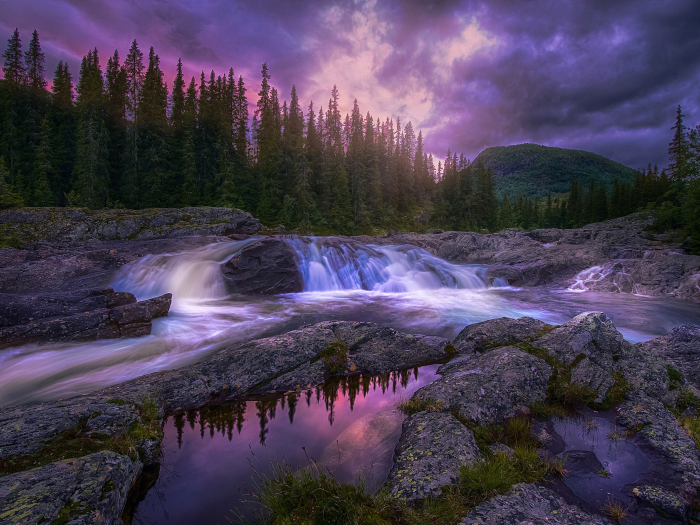
#> input picture lab0/forest.jpg, 1400 x 1050 px (shown at 1/2 size)
$ jupyter execute hello_image.ipynb
#> lines starting #> are read from the running program, lines starting #| are printed output that depends on the picture
[cell 1]
import cv2

# Загрузка изображения
image = cv2.imread('forest.jpg')
#> image is the input picture: shape (1050, 1400, 3); mean B, G, R 85.3, 63.5, 74.2

# Отображение изображения
cv2.imshow('Image', image)
cv2.waitKey(0)
cv2.destroyAllWindows()

[cell 2]
import cv2

# Загрузка изображения
image = cv2.imread('forest.jpg')

# Изменение размера изображения
height, width = image.shape[:2]
#> height = 1050; width = 1400
resized_image = cv2.resize(image, (width // 2, height // 2))
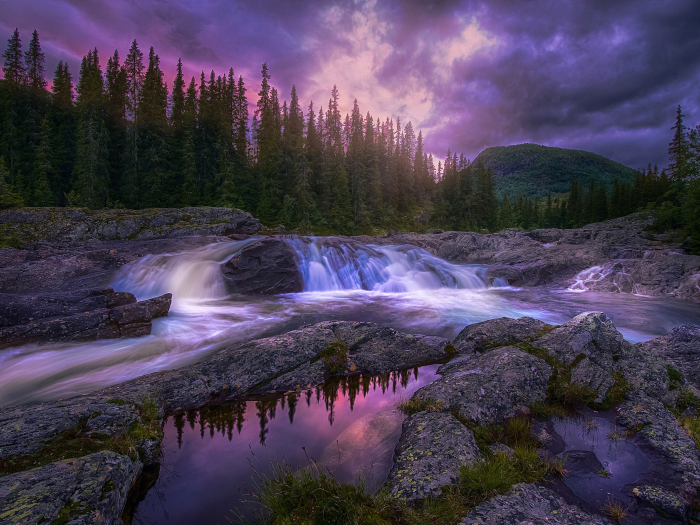
#> resized_image: shape (525, 700, 3); mean B, G, R 85.5, 63.6, 74.3

# Отображение измененного изображения
cv2.imshow('Resized Image', resized_image)
cv2.waitKey(0)
cv2.destroyAllWindows()


$ run again, with lab0/spb.jpg copied over lab0/forest.jpg
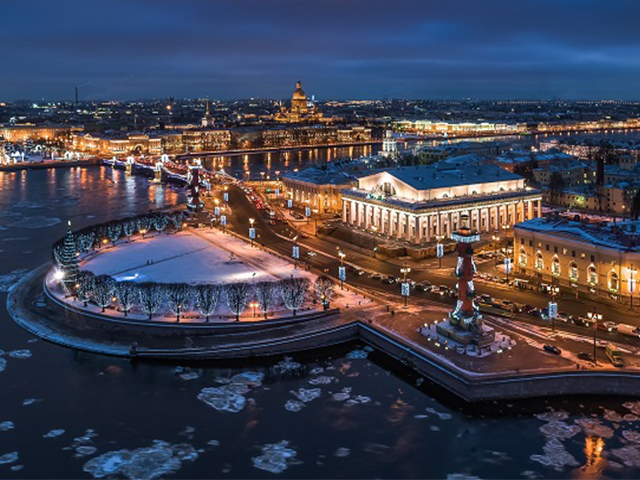
#> input picture lab0/spb.jpg, 640 x 480 px
#> image is the input picture: shape (480, 640, 3); mean B, G, R 81.7, 66.3, 66.1
#> `resized_image = cv2.resize(image, (width // 2, height // 2))`:
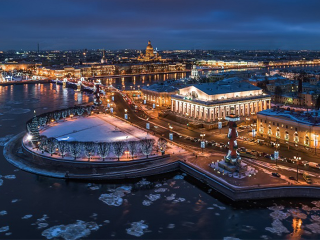
#> resized_image: shape (240, 320, 3); mean B, G, R 81.8, 66.5, 66.2
